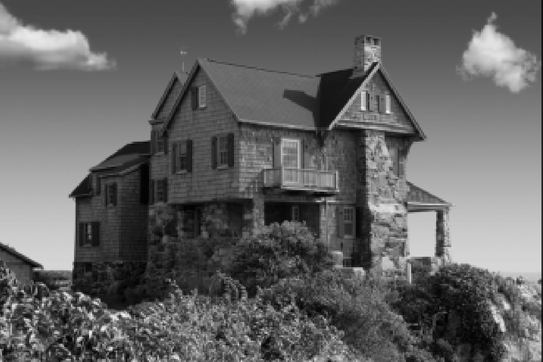
#> input picture Assignments/graphics-p2 answers/image_1.png, 543 x 362 px, shrunk from 1042 x 695 before the run
$ jupyter execute 2.ipynb   (older library calls are emulated)
#> lines starting #> are read from the running program, lines starting #| are printed output that depends on the picture
[cell 1]
import cv2
import numpy as np
import matplotlib.pyplot as plt

# Load the image
image = cv2.imread("image_1.png", cv2.IMREAD_GRAYSCALE)
#> image is the input picture: shape (362, 543); min 0, max 244, mean 98.9

# Define the vertical Sobel filter
sobel_filter = np.array([[-1, 0, 1],
                         [-2, 0, 2],
                         [-1, 0, 1]])

# Normalize the filter
sobel_filter = sobel_filter / 4

# Apply the vertical Sobel filter
filtered_image = np.abs(cv2.filter2D(image.astype(float), -1, sobel_filter))
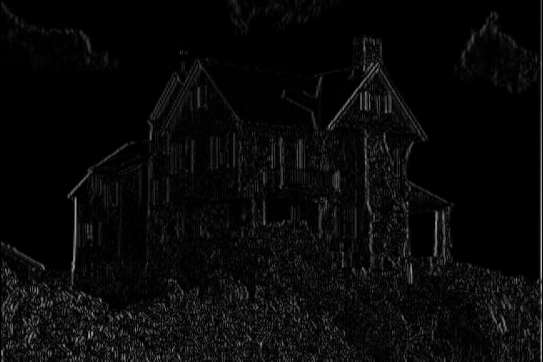
#> filtered_image: shape (362, 543) float64; min 0, max 199.5, mean 9.3

# Normalize the filtered image
filtered_image = cv2.normalize(filtered_image, None, 0, 255, cv2.NORM_MINMAX, dtype=cv2.CV_8U)

# Display the original and filtered images
fig, axs = plt.subplots(1, 2, figsize=(10, 5))
axs[0].imshow(image, cmap='gray')
axs[0].set_title("Original Image")
axs[0].axis("off")
axs[1].imshow(filtered_image, cmap='gray')
axs[1].set_title("Filtered Image (Vertical Lines)")
axs[1].axis("off")

# Show the plot
plt.show()
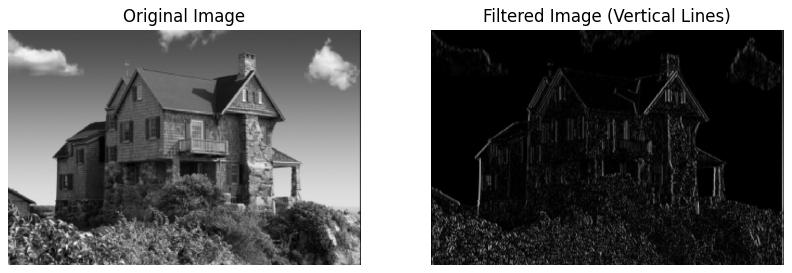
#> figure drawn by matplotlib, 2 panels

[cell 2]
import cv2
import numpy as np
import matplotlib.pyplot as plt

# Load the image
image = cv2.imread("horse_image.jpg")
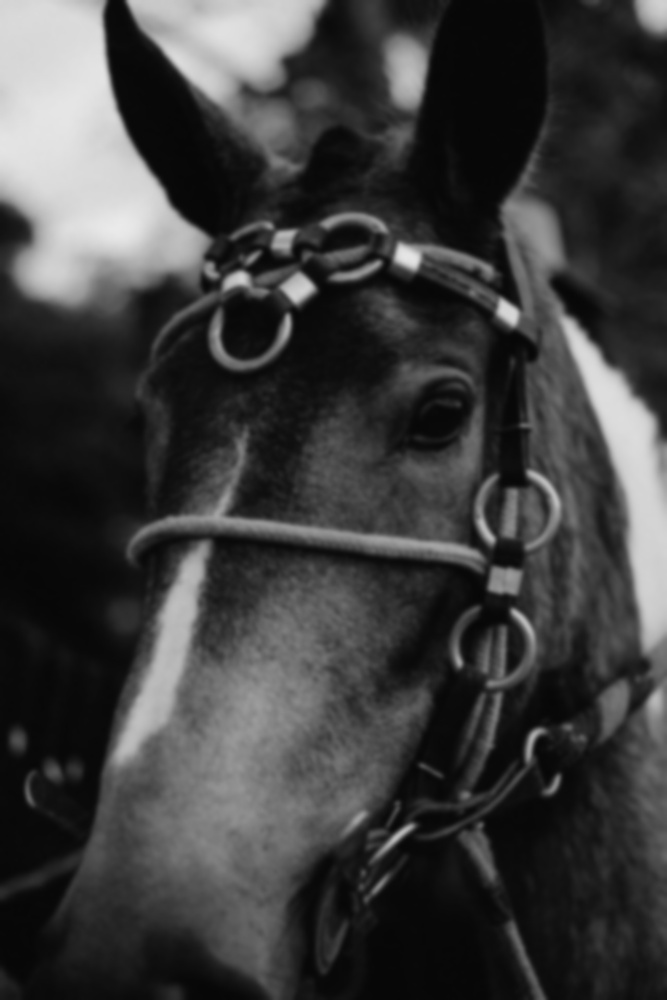
#> input picture Assignments/graphics-p2 answers/horse_image.jpg, 667 x 1000 px, shrunk from 1280 x 1920 before the run
#> image is the input picture: shape (1000, 667, 3); min 6, max 235, mean 61.4

# Convert image to RGB
image_rgb = cv2.cvtColor(image, cv2.COLOR_BGR2RGB)

# Apply Unsharp filter
blurred = cv2.GaussianBlur(image_rgb, (0, 0), sigmaX=10)
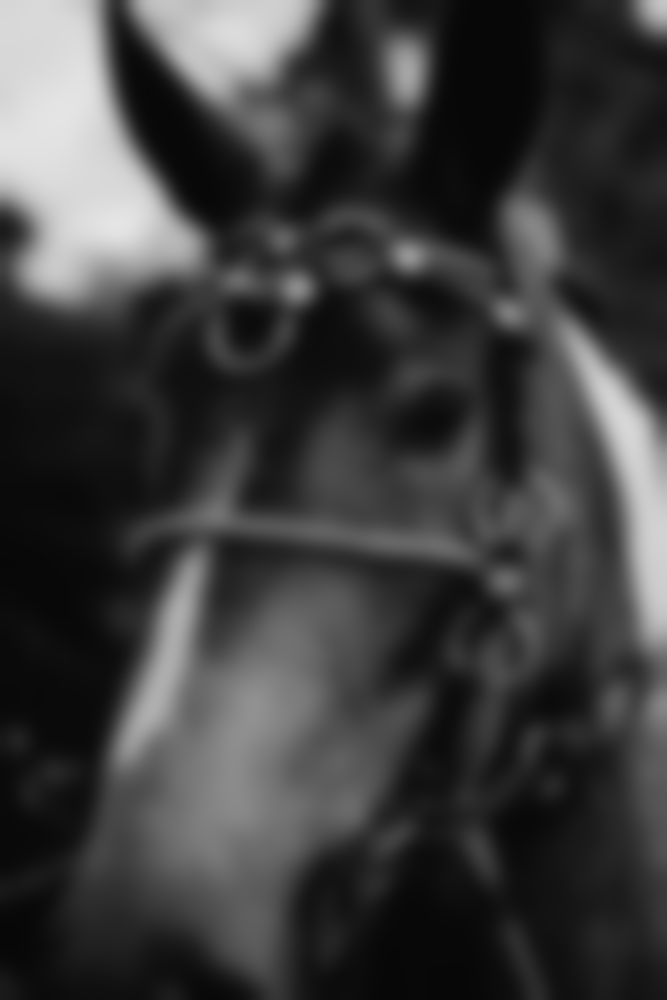
#> blurred: shape (1000, 667, 3); min 7, max 229, mean 61.4
sharpened = cv2.addWeighted(image_rgb, 1.5, blurred, -0.5, 0)
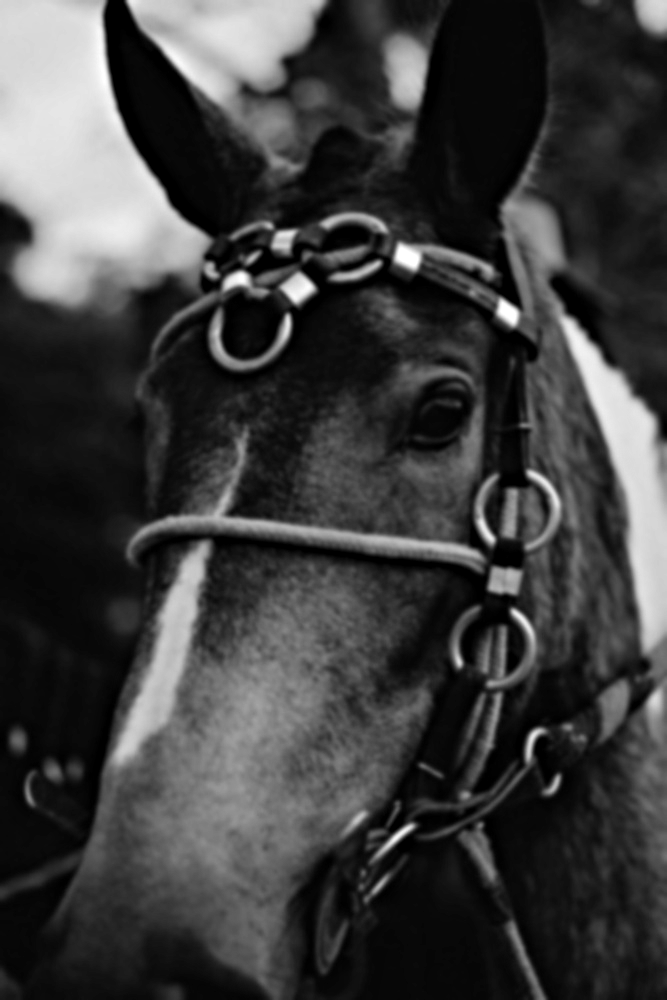
#> sharpened: shape (1000, 667, 3); min 0, max 255, mean 61.5

# Create a figure and plot both images
fig, axs = plt.subplots(1, 2, figsize=(10, 5))
axs[0].imshow(image_rgb)
axs[0].set_title("Original Image")
axs[0].axis("off")
axs[1].imshow(sharpened)
axs[1].set_title("Improved Image")
axs[1].axis("off")

# Show the plot
plt.show()
